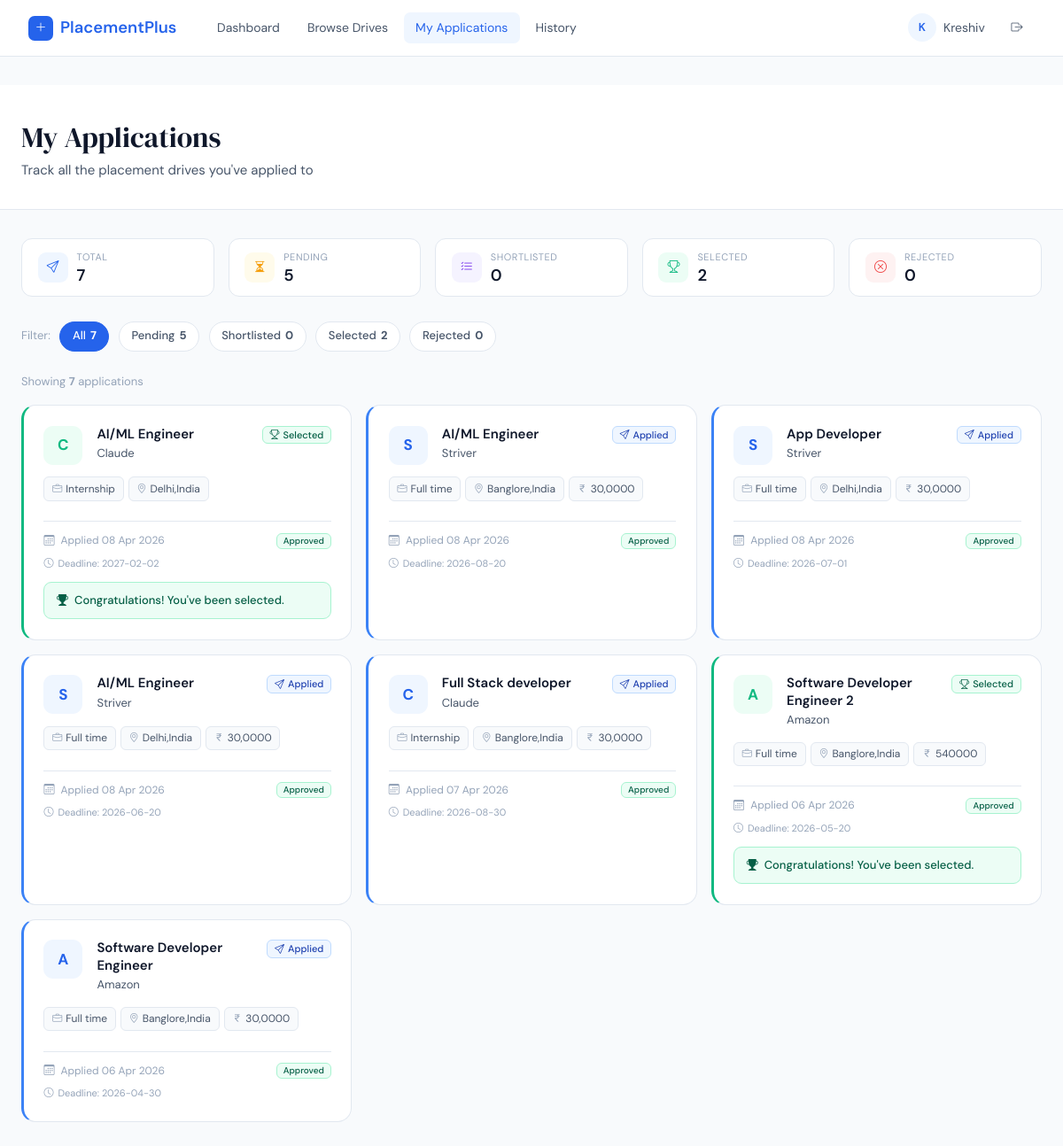
The page /student/applications (signed in) on the database its author committed.
### tables this page shows
CREATE TABLE companies (
    id INTEGER PRIMARY KEY AUTOINCREMENT,
    user_id INTEGER NOT NULL UNIQUE,
    company_name TEXT NOT NULL,
    industry TEXT,
    website TEXT,
    hr_contact_name TEXT,
    hr_contact_email TEXT,
    hr_contact_phone TEXT,
    description TEXT,
    approval_status TEXT NOT NULL DEFAULT 'pending'
        CHECK(approval_status IN ('pending', 'approved', 'rejected')),
    created_at TIMESTAMP DEFAULT CURRENT_TIMESTAMP,
    FOREIGN KEY (user_id) REFERENCES users(id) ON DELETE CASCADE
);

CREATE TABLE applications (
    id INTEGER PRIMARY KEY AUTOINCREMENT,
    student_id INTEGER NOT NULL,
    drive_id INTEGER NOT NULL,
    applied_at TIMESTAMP DEFAULT CURRENT_TIMESTAMP,
    status TEXT NOT NULL DEFAULT 'applied'
        CHECK(status IN ('applied', 'shortlisted', 'selected', 'rejected')),
    remarks TEXT,                         -- optional note from company
    UNIQUE(student_id, drive_id),         -- prevents duplicate applications
    FOREIGN KEY (student_id) REFERENCES students(id) ON DELETE CASCADE,
    FOREIGN KEY (drive_id) REFERENCES placement_drives(id) ON DELETE CASCADE
);

CREATE TABLE placement_drives (
    id INTEGER PRIMARY KEY AUTOINCREMENT,
    company_id INTEGER NOT NULL,
    job_role TEXT NOT NULL,
    job_description TEXT NOT NULL,
    job_type TEXT NOT NULL CHECK(job_type IN ('full_time','internship','contract')),
    location TEXT,
    salary_package TEXT,
    eligibility_cgpa REAL DEFAULT 0.0,
    eligible_branches TEXT,
    eligible_years TEXT,
    application_deadline DATE NOT NULL,
    status TEXT NOT NULL DEFAULT 'pending'
        CHECK(status IN ('pending','approved','rejected','closed')),
    created_at TIMESTAMP DEFAULT CURRENT_TIMESTAMP,

    FOREIGN KEY (company_id) REFERENCES companies(id) ON DELETE CASCADE
);

### blueprints/student.py (the view)
@student_bp.route('/applications')
@login_required(role='student')
def my_applications():
    db         = get_db()
    student_id = session['student_db_id']
    applications = db.execute("""
        SELECT a.*, pd.job_role, pd.job_type, pd.location,
               pd.salary_package, pd.application_deadline,
               pd.status AS drive_status, c.company_name
        FROM applications a
        JOIN placement_drives pd ON a.drive_id = pd.id
        JOIN companies c ON pd.company_id = c.id
        WHERE a.student_id = ?
        ORDER BY a.applied_at DESC
    """, (student_id,)).fetchall()
    return render_template('student/my_applications.html',
        applications=applications
    )

### database.py (called while the page is built)
def get_db():
    if 'db' not in g:
        g.db = sqlite3.connect(
            current_app.config['DATABASE'],
            detect_types=sqlite3.PARSE_DECLTYPES
        )
        g.db.row_factory = sqlite3.Row
    return g.db

### utils.py (called while the page is built)
def login_required(role=None):
    def decorator(f):
        @wraps(f)
        def wrapper(*args, **kwargs):
            if 'user_id' not in session:
                flash('Please log in to continue.', 'warning')
                return redirect(url_for('auth.login'))
            if role and session.get('role') != role:
                flash('You are not authorized to access this page.', 'danger')
                return redirect(url_for('auth.login'))
            return f(*args, **kwargs)
        return wrapper
    return decorator

### templates/student/my_applications.html (shortened to what this page needs)
{% extends 'base.html' %}
{% block content %}
<div class="page-hero">
  <div class="container-fluid px-4">
    <h1>My Applications</h1>
    <p>Track all the placement drives you've applied to</p>
  </div>
</div>
<div class="container-fluid px-4">
  {% set total       = applications|length %}
  {% set shortlisted = applications|selectattr('status','equalto','shortlisted')|list|length %}
  {% set selected    = applications|selectattr('status','equalto','selected')|list|length %}
  {% set rejected    = applications|selectattr('status','equalto','rejected')|list|length %}
  {% set pending     = applications|selectattr('status','equalto','applied')|list|length %}
  <div class="summary-strip">
    <div class="sum-pill">
      <div class="sicon si-blue"><i class="bi bi-send"></i></div>
      <div><div class="slabel">Total</div><div class="sval">{{ total }}</div></div>
    </div>
    <div class="sum-pill">
      <div class="sicon si-amber"><i class="bi bi-hourglass-split"></i></div>
      <div><div class="slabel">Pending</div><div class="sval">{{ pending }}</div></div>
    </div>
    <div class="sum-pill">
      <div class="sicon si-purple"><i class="bi bi-list-check"></i></div>
      <div><div class="slabel">Shortlisted</div><div class="sval">{{ shortlisted }}</div></div>
    </div>
    <div class="sum-pill">
      <div class="sicon si-green"><i class="bi bi-trophy"></i></div>
      <div><div class="slabel">Selected</div><div class="sval">{{ selected }}</div></div>
    </div>
    <div class="sum-pill">
      <div class="sicon si-red"><i class="bi bi-x-circle"></i></div>
      <div><div class="slabel">Rejected</div><div class="sval">{{ rejected }}</div></div>
    </div>
  </div>
  {% if applications %}
  <div class="filter-bar">
    <span style="font-size:13px;color:var(--light)">Filter:</span>
    <a href="#" class="filter-pill active" data-filter="all">All <strong>{{ total }}</strong></a>
    <a href="#" class="filter-pill" data-filter="applied">Pending <strong>{{ pending }}</strong></a>
    <a href="#" class="filter-pill" data-filter="shortlisted">Shortlisted <strong>{{ shortlisted }}</strong></a>
    <a href="#" class="filter-pill" data-filter="selected">Selected <strong>{{ selected }}</strong></a>
    <a href="#" class="filter-pill" data-filter="rejected">Rejected <strong>{{ rejected }}</strong></a>
  </div>
  <div class="results-meta" id="resultsMeta">
    Showing <strong>{{ total }}</strong> application{{ 's' if total != 1 }}
  </div>
  <div class="row g-3" id="appGrid">
    {% for a in applications %}
    <div class="col-sm-6 col-xl-4 app-col" data-status="{{ a.status }}">
      <div class="app-card s-{{ a.status }}">
        <div class="d-flex align-items-flex-start gap-3">
          <div class="co-logo s-{{ a.status }}">{{ a.company_name[0]|upper }}</div>
          <div style="flex:1;min-width:0">
            <div style="font-weight:600;font-size:15px;line-height:1.3;margin-bottom:2px;
                        overflow:hidden;display:-webkit-box;
                        -webkit-line-clamp:2;-webkit-box-orient:vertical;">
              {{ a.job_role }}
            </div>
            <div style="font-size:13px;color:var(--mid)">{{ a.company_name }}</div>
          </div>
          <span class="badge b-{{ a.status }}" style="flex-shrink:0;align-self:flex-start">
            {% if a.status == 'applied' %}<i class="bi bi-send"></i>
            {% elif a.status == 'shortlisted' %}<i class="bi bi-list-check"></i>
            {% elif a.status == 'selected' %}<i class="bi bi-trophy"></i>
            {% else %}<i class="bi bi-x-circle"></i>{% endif %}
            {{ a.status|capitalize }}
          </span>
        </div>
        <div class="tag-row">
          <span class="tag">
            <i class="bi bi-briefcase"></i>
            {{ a.job_type.replace('_',' ')|capitalize }}
          </span>
          {% if a.location %}
          <span class="tag"><i class="bi bi-geo-alt"></i>{{ a.location }}</span>
          {% endif %}
          {% if a.salary_package %}
          <span class="tag"><i class="bi bi-currency-rupee"></i>{{ a.salary_package }}</span>
          {% endif %}
        </div>
        <div class="card-divider"></div>
        <div class="meta-row">
          <span>
            <i class="bi bi-calendar3 me-1"></i>
            Applied {{ a.applied_at.strftime('%d %b %Y') if a.applied_at else '—' }}
          </span>
          <span class="badge b-{{ a.drive_status }}" style="font-size:10px">
            {{ a.drive_status|capitalize if a.drive_status else '—' }}
          </span>
        </div>
        {% if a.application_deadline %}
        <div style="font-size:11px;color:var(--light);margin-top:.45rem;
                    display:flex;align-items:center;gap:5px">
          <i class="bi bi-clock"></i> Deadline: {{ a.application_deadline }}
        </div>
        {% endif %}
        {% if a.status == 'selected' %}
        <div style="margin-top:.75rem;background:#ECFDF5;border:1px solid #A7F3D0;
                    border-radius:9px;padding:.6rem .85rem;
                    display:flex;align-items:center;gap:7px;
                    font-size:13px;font-weight:500;color:#065F46">
          <i class="bi bi-trophy-fill"></i> Congratulations! You've been selected.
        </div>
        {% endif %}
      </div>
    </div>
    {% endfor %}
  </div>
  {% endif %}
</div>
{% endblock %}

### templates/base.html (shortened to what this page needs)
<!DOCTYPE html>
<html lang="en">
<head>
  <link rel="stylesheet" href="https://cdn.jsdelivr.net/npm/bootstrap@5.3.2/dist/css/bootstrap.min.css"/>
  <link rel="stylesheet" href="https://cdn.jsdelivr.net/npm/bootstrap-icons@1.11.3/font/bootstrap-icons.min.css"/>
</head>
<body>
<nav class="navbar navbar-expand-lg">
  <div class="container-fluid px-2">
    <a class="navbar-brand" href="{{ url_for('auth.index') }}">
      <span class="brand-dot"><i class="bi bi-plus-lg"></i></span>
      PlacementPlus
    </a>
    <div class="collapse navbar-collapse" id="navMain">
      {% if session.role == 'admin' %}
      <ul class="navbar-nav ms-3 me-auto gap-1">
        <li class="nav-item"><a class="nav-link {% if request.endpoint=='admin.dashboard' %}active{% endif %}" href="{{ url_for('admin.dashboard') }}">Dashboard</a></li>
        <li class="nav-item"><a class="nav-link {% if request.endpoint=='admin.students' %}active{% endif %}" href="{{ url_for('admin.students') }}">Students</a></li>
        <li class="nav-item"><a class="nav-link {% if request.endpoint=='admin.companies' %}active{% endif %}" href="{{ url_for('admin.companies') }}">Companies</a></li>
        <li class="nav-item"><a class="nav-link {% if request.endpoint=='admin.drives' %}active{% endif %}" href="{{ url_for('admin.drives') }}">Drives</a></li>
        <li class="nav-item"><a class="nav-link {% if request.endpoint=='admin.applications' %}active{% endif %}" href="{{ url_for('admin.applications') }}">Applications</a></li>
      </ul>
      {% elif session.role == 'student' %}
      <ul class="navbar-nav ms-3 me-auto gap-1">
        <li class="nav-item"><a class="nav-link {% if request.endpoint=='student.dashboard' %}active{% endif %}" href="{{ url_for('student.dashboard') }}">Dashboard</a></li>
        <li class="nav-item"><a class="nav-link {% if request.endpoint=='student.drives' %}active{% endif %}" href="{{ url_for('student.drives') }}">Browse Drives</a></li>
        <li class="nav-item"><a class="nav-link {% if request.endpoint=='student.my_applications' %}active{% endif %}" href="{{ url_for('student.my_applications') }}">My Applications</a></li>
        <li class="nav-item"><a class="nav-link {% if request.endpoint=='student.history' %}active{% endif %}" href="{{ url_for('student.history') }}">History</a></li>
      </ul>
      {% else %}
      <ul class="navbar-nav ms-3 me-auto"></ul>
      {% endif %}
      <div class="d-flex align-items-center gap-3">
        {% if session.user_id %}
          <div class="user-pill">
            <div class="user-avatar">{{ session.name[0]|upper }}</div>
            <span class="d-none d-md-inline" style="font-size:14px;color:var(--mid)">{{ session.name }}</span>
          </div>
          <a href="{{ url_for('auth.logout') }}" class="nav-link" style="font-size:13px">
            <i class="bi bi-box-arrow-right"></i>
          </a>
        {% else %}
          <a href="{{ url_for('auth.login') }}" class="nav-link">Login</a>
          <a href="{{ url_for('auth.register_student') }}" class="btn-nav nav-link">Sign Up</a>
        {% endif %}
      </div>
    </div>
  </div>
</nav>
<main class="page-wrap">
  {% block content %}{% endblock %}
</main>
</body>
</html>

### templates/base.html (style rules this page uses)
:root { --blue: #2563EB; --blue-lt: #EFF6FF; --blue-dk: #1D4ED8; --dark: #0F172A; --mid: #475569; --light: #94A3B8; --border: #E2E8F0; --surface: #F8FAFC; --white: #FFFFFF; --green: #10B981; --amber: #F59E0B; --red: #EF4444; --purple: #7C3AED; }
*, *::before, *::after { box-sizing: border-box; }
body { font-family: 'DM Sans', sans-serif; background: var(--surface); color: var(--dark); font-size: 15px; line-height: 1.6; min-height: 100vh; }
.navbar { background: var(--white) !important; border-bottom: 1px solid var(--border); height: 64px; padding: 0 1.5rem; position: sticky; top: 0; z-index: 999; }
.navbar-brand { font-weight: 600; font-size: 1.15rem; color: var(--blue) !important; display: flex; align-items: center; gap: 8px; text-decoration: none; }
.brand-dot { width: 28px; height: 28px; border-radius: 7px; background: var(--blue); display: flex; align-items: center; justify-content: center; color: #fff; font-size: 13px; }
.nav-link { color: var(--mid) !important; font-size: 14px; font-weight: 400; padding: 0.38rem 0.85rem !important; border-radius: 7px; transition: all .15s; }
.nav-link:hover, .nav-link.active { color: var(--blue) !important; background: var(--blue-lt); }
.user-pill { display: flex; align-items: center; gap: 8px; font-size: 14px; color: var(--mid); }
.user-avatar { width: 32px; height: 32px; border-radius: 50%; background: var(--blue-lt); color: var(--blue); display: flex; align-items: center; justify-content: center; font-weight: 600; font-size: 13px; }
.page-wrap { min-height: calc(100vh - 64px); padding: 2rem 0; }
.si-blue { background:#EFF6FF; color:var(--blue); }
.si-green { background:#ECFDF5; color:var(--green); }
.si-amber { background:#FFFBEB; color:var(--amber); }
.si-red { background:#FEF2F2; color:var(--red); }
.si-purple { background:#F5F3FF; color:var(--purple); }
.badge { font-weight: 500; font-size: 11px; padding:.35em .7em; border-radius:6px; }
.b-approved { background:#ECFDF5; color:#065F46; border:1px solid #A7F3D0; }
.b-applied { background:#EFF6FF; color:#1E40AF; border:1px solid #BFDBFE; }
.b-selected { background:#ECFDF5; color:#065F46; border:1px solid #A7F3D0; }
.co-logo { width: 42px; height: 42px; border-radius: 10px; background: var(--blue-lt); color: var(--blue); display:flex; align-items:center; justify-content:center; font-weight:700; font-size:15px; flex-shrink:0; }

### rows shown on the page
companies: name "Kreshiv"
applications: company_name "C", job_role "AI/ML Engineer", company_name "Claude", status "Selected", job_type.replace "Internship", location "Delhi,India", applied_at "08 Apr 2026", drive_status "Approved", application_deadline "2027-02-02", shows "Congratulations! You've been selected."
applications: company_name "S", job_role "AI/ML Engineer", company_name "Striver", status "Applied", job_type.replace "Full time", location "Banglore,India", salary_package "30,0000", applied_at "08 Apr 2026", drive_status "Approved", application_deadline "2026-08-20"
applications: company_name "S", job_role "App Developer", company_name "Striver", status "Applied", job_type.replace "Full time", location "Delhi,India", salary_package "30,0000", applied_at "08 Apr 2026", drive_status "Approved", application_deadline "2026-07-01"
applications: company_name "S", job_role "AI/ML Engineer", company_name "Striver", status "Applied", job_type.replace "Full time", location "Delhi,India", salary_package "30,0000", applied_at "08 Apr 2026", drive_status "Approved", application_deadline "2026-06-20"
applications: company_name "C", job_role "Full Stack developer", company_name "Claude", status "Applied", job_type.replace "Internship", location "Banglore,India", salary_package "30,0000", applied_at "07 Apr 2026", drive_status "Approved", application_deadline "2026-08-30"
applications: company_name "A", job_role "Software Developer Engineer 2", company_name "Amazon", status "Selected", job_type.replace "Full time", location "Banglore,India", salary_package "540000", applied_at "06 Apr 2026", drive_status "Approved", application_deadline "2026-05-20", shows "Congratulations! You've been selected."
applications: company_name "A", job_role "Software Developer Engineer", company_name "Amazon", status "Applied", job_type.replace "Full time", location "Banglore,India", salary_package "30,0000", applied_at "06 Apr 2026", drive_status "Approved", application_deadline "2026-04-30"

### other values the page prints
{{ session.name[0]|upper }} "K"
{{ total }} "7"
{{ pending }} "5"
{{ shortlisted }} "0"
{{ selected }} "2"
{{ rejected }} "0"
{{ 's' if total != 1 }} "s"
